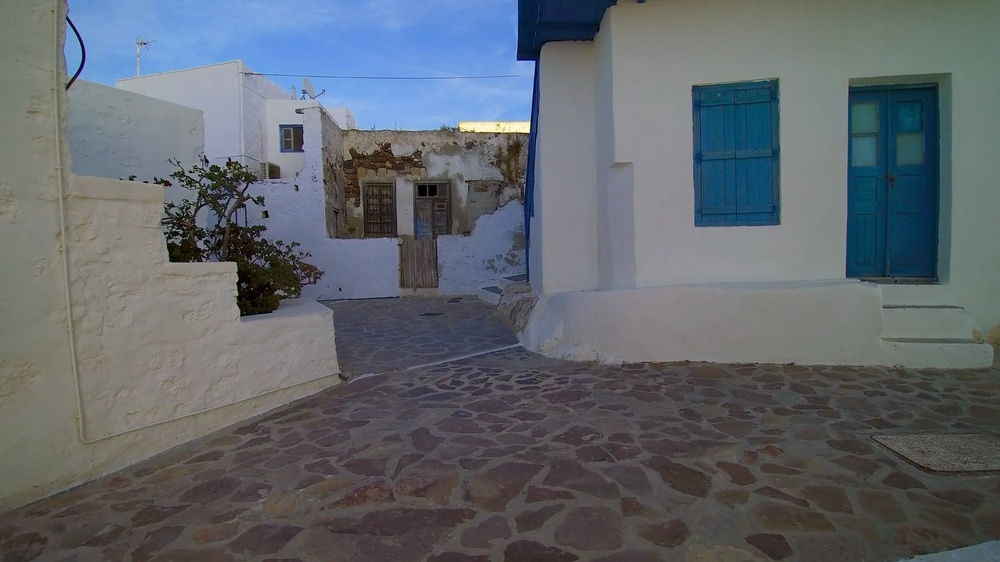
#> input picture src/frames/vid1_frames/vid1_frame_0.jpg, 1000 x 562 px, shrunk from 1920 x 1080 before the run
$ python tmp.py
#> lines starting #> are read from the running program, lines starting #| are printed output that depends on the picture
import numpy as np
import cv2 as cv
import matplotlib.pyplot as plt
img1 = cv.imread('frames/vid1_frames/vid1_frame_0.jpg',cv.IMREAD_GRAYSCALE)          # queryImage
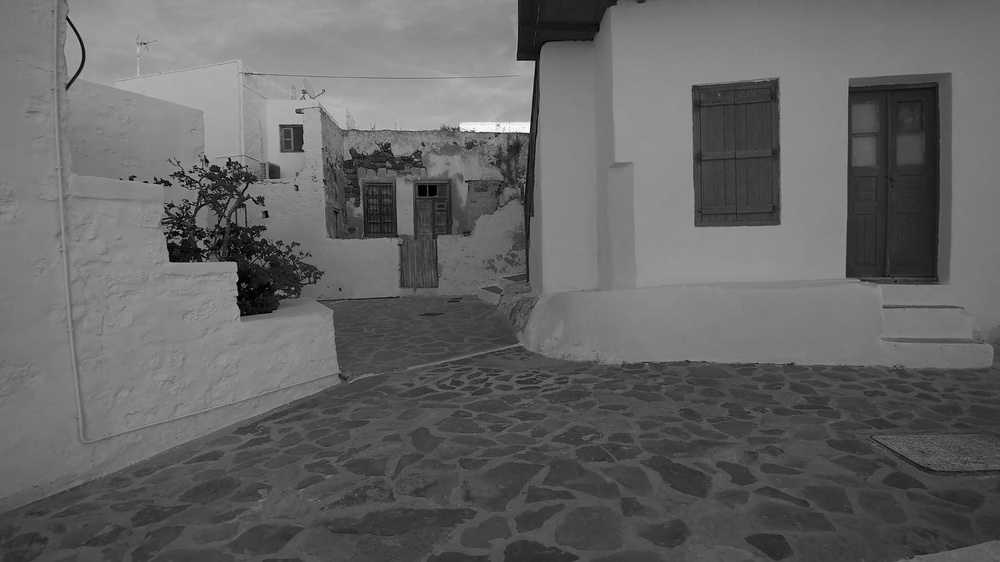
#> img1: shape (562, 1000); min 0, max 255, mean 100.8
img2 = cv.imread('frames/vid1_frames/vid1_frame_2.jpg',cv.IMREAD_GRAYSCALE)          # queryImage
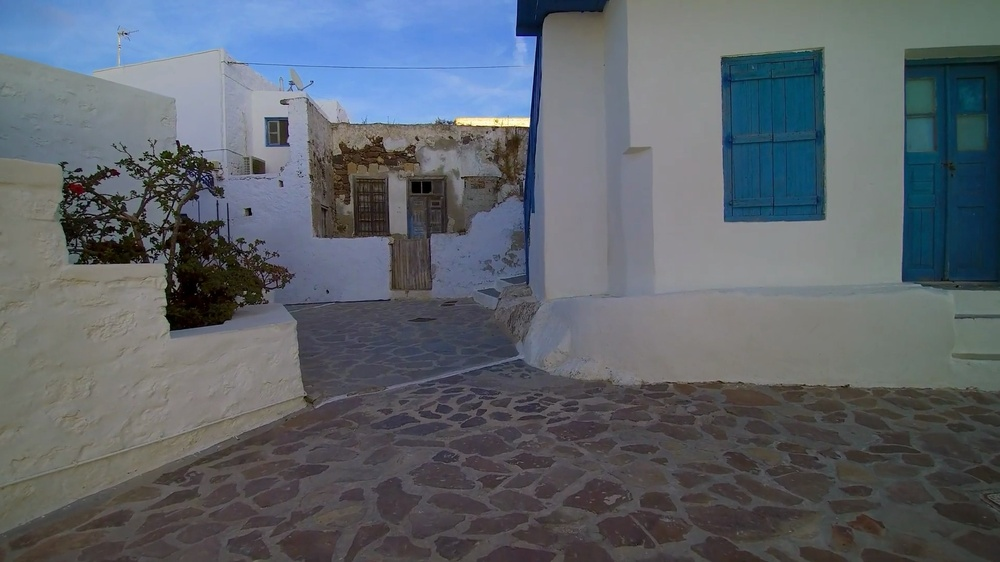
#> input picture src/frames/vid1_frames/vid1_frame_2.jpg, 1000 x 562 px, shrunk from 1920 x 1080 before the run
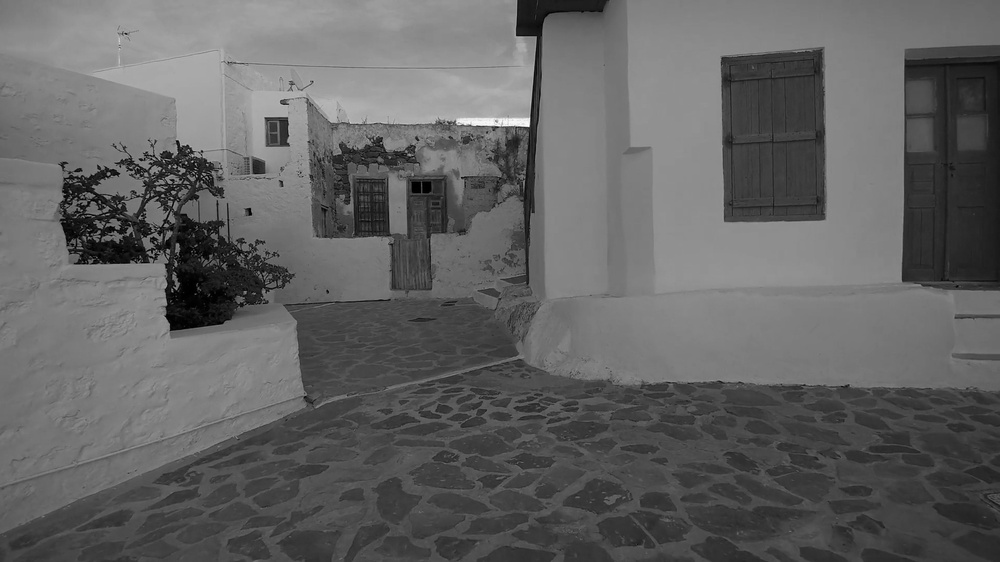
#> img2: shape (562, 1000); min 0, max 255, mean 98.8
# Initiate ORB detector
orb = cv.ORB_create()
# find the keypoints and descriptors with ORB
kp1, des1 = orb.detectAndCompute(img1,None)
#> kp1 = 500 keypoints; strongest (x, y, size): (528, 131, 31), (527, 130, 53.6), (527, 131, 44.6), (527, 129, 64.3)
kp2, des2 = orb.detectAndCompute(img2,None)
#> kp2 = 500 keypoints; strongest (x, y, size): (528, 125, 31), (527, 124, 44.6), (525, 124, 64.3), (525, 122, 77.1)
print("dtype of des1: ", (des1.dtype))
#| dtype of des1:  uint8
print("dtype of kp2: ", type(kp2))
#| dtype of kp2:  <class 'tuple'>
print("dtype of des2: ", type(des2))
#| dtype of des2:  <class 'numpy.ndarray'>

# create BFMatcher object
bf = cv.BFMatcher(cv.NORM_HAMMING, crossCheck=True)
# Match descriptors.
matches = bf.match(des1,des2)
#> matches = 178 matches
# Sort them in the order of their distance.
matches = sorted(matches, key = lambda x:x.distance)
# Draw first 10 matches.
img3 = cv.drawMatches(img1,kp1,img2,kp2,matches[:10],None,flags=cv.DrawMatchesFlags_NOT_DRAW_SINGLE_POINTS)
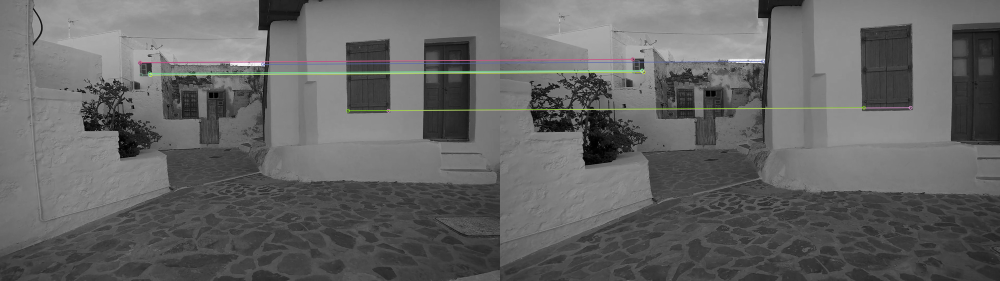
#> img3: shape (562, 2000, 3) (shown at 1/2 size); mean of channels 0, 1, 2 100, 100.3, 100.2; drawn as B, G, R
plt.imshow(img3),plt.show()
